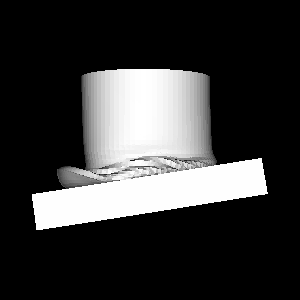

Here is the Python script that generated this plot:
#!/usr/bin/env python
# Demonstrate vtkTemporalDataSetCache with an undefined time step request on can.ex2.

import os

import vtkmodules.vtkInteractionStyle  # noqa: F401
import vtkmodules.vtkRenderingOpenGL2  # noqa: F401

from vtkmodules.vtkCommonTransforms import vtkTransform
from vtkmodules.vtkFiltersGeneral import vtkTransformFilter
from vtkmodules.vtkFiltersGeometry import vtkCompositeDataGeometryFilter
from vtkmodules.vtkFiltersHybrid import vtkTemporalDataSetCache
from vtkmodules.vtkIOIOSS import vtkIOSSReader
from vtkmodules.vtkRenderingCore import (
    vtkActor,
    vtkPolyDataMapper,
    vtkRenderWindow,
    vtkRenderWindowInteractor,
    vtkRenderer,
)

data_dir = os.environ.get("VPE_DATA_DIR", os.path.dirname(os.path.abspath(__file__)))

# Read temporal Exodus data
reader = vtkIOSSReader()
reader.SetFileName(os.path.join(data_dir, "can.ex2"))

# Temporal cache
temporal_cache = vtkTemporalDataSetCache()
temporal_cache.SetInputConnection(reader.GetOutputPort())
temporal_cache.SetCacheSize(43)

# Rotate for better viewing
transform = vtkTransform()
transform.RotateX(90)

transform_filter = vtkTransformFilter()
transform_filter.SetInputConnection(temporal_cache.GetOutputPort())
transform_filter.SetTransform(transform)

# Convert composite data to polydata
geometry_filter = vtkCompositeDataGeometryFilter()
geometry_filter.SetInputConnection(transform_filter.GetOutputPort())
geometry_filter.UpdateTimeStep(0.00165)  # time step that doesn't exist

mapper = vtkPolyDataMapper()
mapper.SetInputDataObject(geometry_filter.GetOutputDataObject(0))

actor = vtkActor()
actor.SetMapper(mapper)

renderer = vtkRenderer()
renderer.AddActor(actor)

render_window = vtkRenderWindow()
render_window.SetSize(300, 300)
render_window.AddRenderer(renderer)
render_window.SetWindowName("temporal cache undefined time step")

interactor = vtkRenderWindowInteractor()
interactor.SetRenderWindow(render_window)

interactor.Initialize()
interactor.Start()
